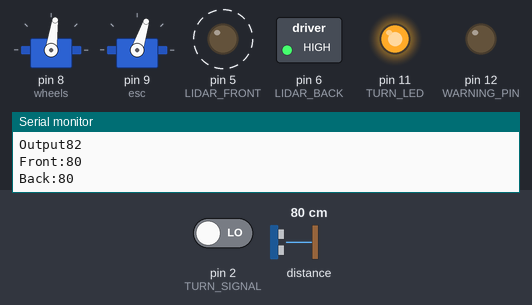
Simulated run of this sketch. Board: Arduino Uno, built with avr-gcc and run on an emulated ATmega328P. Shown: 2 × servo, switched loads named in the sketch (green lamp = pin HIGH), output pins drawn as LEDs (lit = HIGH), the last lines printed to the serial monitor. Wiring (inferred from the names in the program): LIDAR-Lite range finder at I2C address 0x62. Dashed ring = blinking. Inputs (shaded band) come from the test bench; at power-on: pin 2 (TURN_SIGNAL) LOW, distance to the obstacle 80 cm.

Above: at 4.3 s.
4.4 s: pin 2 (TURN_SIGNAL) driven HIGH
At 5.3 s:
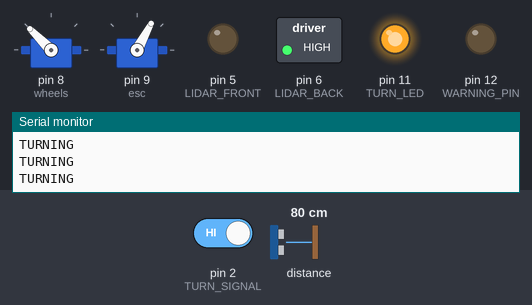
5.9 s: pin 2 (TURN_SIGNAL) driven LOW
At 6.05 s:
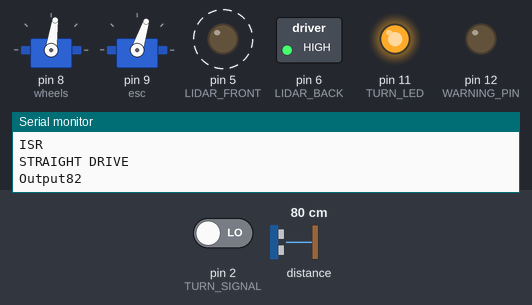
8.9 s: distance to the obstacle set to 2 cm
At 9.06 s:
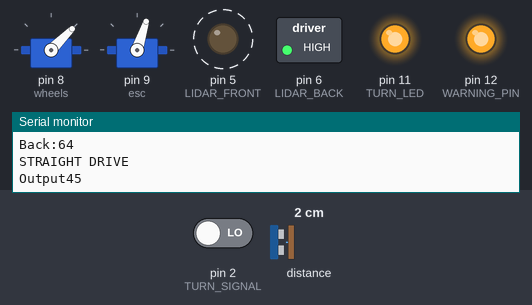
11.9 s: distance to the obstacle set to 4 cm
At 12.53 s:
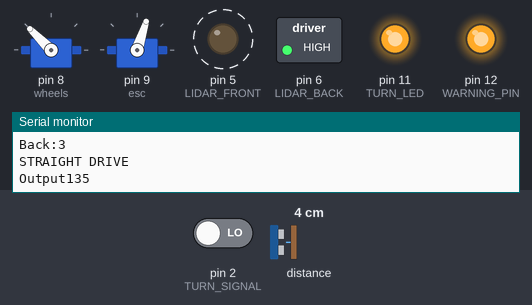
14.9 s: distance to the obstacle set to 120 cm
At 16.02 s:
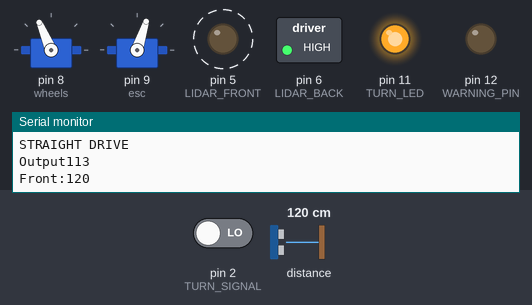
17.9 s: distance to the obstacle set to 60 cm
At 18.14 s:
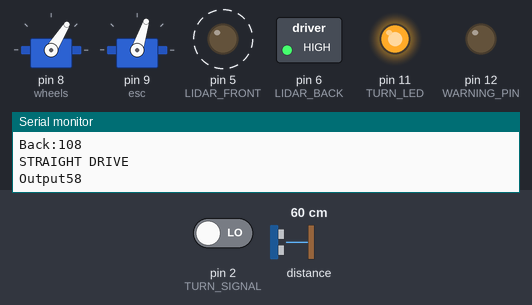
Timing chart, 0 to 21.9 s (numbered marks = the images above; inputs shaded):
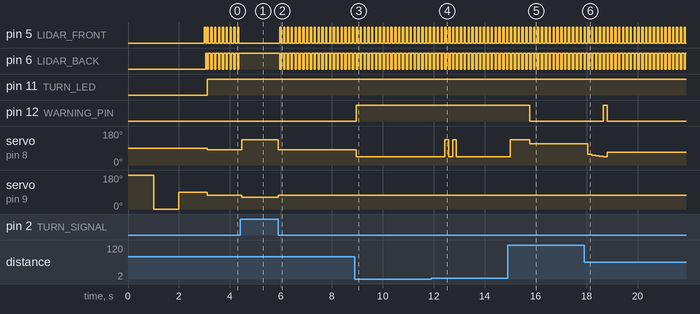

The sketch:

crawlerwithPID_withTurning.ino
```cpp
//Input from sharpReader to GPIO Digital pin 4

#include <Servo.h>
#include <Wire.h>
#include <math.h>
#include "Fifo.h"

#define    LIDARLite_ADDRESS   0x62          // Default I2C Address of LIDAR-Lite.
#define    RegisterMeasure     0x00          // Register to write to initiate ranging.
#define    MeasureValue        0x04          // Value to initiate ranging.
#define    RegisterHighLowB    0x8f          // Register to get both High and Low bytes in 1 call.
#define    pi 3.14159

#define LIDAR_FRONT 5
#define LIDAR_BACK 6
#define TURN_SIGNAL 2
#define WARNING_PIN 12
#define TURN_LED 11

#define K_p .8
#define K_i 0.0
#define K_d 525.2
#define dt 160
#define lengthbetweensensors 20.0 //in centimeters, must be the same unit as getLidarDistance
//HARDCODED
#define centerpoint 82 //CALIBRATED CENTER
#define motorSpeed -10
#define turnSpeed -20

#define Delay(x) (spin(x, millis())) // don't use the built in delay function as that doesn't work so well with ISRs

Servo wheels; // servo for turning the wheels
Servo esc; // not actually a servo, but controlled like one!
volatile bool startup = true; // used to ensure startup only happens once
volatile bool startRun = true;
volatile bool turn = false; //DECLARE TURNING
bool turning = false;
int frontDist = 0;
int backDist = 0;
int deltaFrontBack = 0;

bool ignoreFront = false;

int Output = 82; //OUTPUT
int pOutput = 82; // PREVIOUS OUTPUT

float thetaActual;
float distanceDesired;
float distanceActual;
float thetaTurn;
float thetaMax = pi/32;

float Error = 0.0;
float pError = 0.0;
float distanceError;
float thetaError;
float maxError;
float minError;
float Integral;
float Derivative;

Fifo *front, *back;

int counter = 0;

unsigned long timeStamp;

// wheel angle > 90 turns left (facing forward)
// wheel angle < 90 turns right (facing forward)

// speed > 90 is backwards (steering in front)
// speed < 90 is forwards (steering in front)

void setup()
{
  Serial.begin(9600);
  Serial.println("< START >");

  wheels.attach(8); // initialize wheel servo to Digital IO Pin #8
  esc.attach(9); // initialize ESC to Digital IO Pin #9
  /*  If you're re-uploading code via USB while leaving the ESC powered on,
   *  you don't need to re-calibrate each time, and you can comment this part out.
   */
  calibrateESC();

  // LIDAR control
  Wire.begin(); // join i2c bus

  pinMode(LIDAR_FRONT, OUTPUT);
  pinMode(LIDAR_BACK, OUTPUT);
  pinMode(WARNING_PIN, OUTPUT);
  pinMode(TURN_SIGNAL, INPUT);
  pinMode(TURN_LED, OUTPUT);

  // Initialization
  digitalWrite(TURN_LED, LOW);
  digitalWrite(LIDAR_FRONT, LOW);
  digitalWrite(LIDAR_BACK, LOW);

  distanceDesired = 80.0;

  initReadings(LIDAR_FRONT, &front);
  initReadings(LIDAR_BACK, &back);

  deltaFrontBack_calc();

  maxError = 1.0 * distanceDesired;
  minError = -1.0 * distanceDesired;

  attachInterrupt(digitalPinToInterrupt(TURN_SIGNAL), turnISR, CHANGE);
}

void initReadings(int sensor, Fifo **fifo){
  int i;
  Fifo *temp;
  *fifo = (Fifo*) malloc(sizeof(Fifo));
  (*fifo)->value = distanceDesired;
  (*fifo)->next = NULL;
  for(i = 0; i < 4; i++){
    temp = (Fifo*) malloc(sizeof(Fifo));
    temp->value = distanceDesired;
    temp->next = *fifo;
    *fifo = temp;
  }
}

void turnISR(){
  Serial.println("ISR");
  turn = !turn;
}

// NEW DELAY FUNCTION
// avoid using delay
void spin(int period, unsigned long startTime){
  while((millis() - startTime) < period){
    // do nothing lol
  }
}

void deltaFrontBack_calc()
{
  // get one new reading and remove the oldest
  Fifo *newFront = (Fifo*) malloc(sizeof(Fifo));
  newFront->value = getLidarDistance(LIDAR_FRONT);
  if(newFront->value <= (returnAverage(front)+150)){
    insertAndPop(newFront, &front);
    ignoreFront = false;
  } else {
    ignoreFront = true;
  }

  Fifo *newBack = (Fifo*) malloc(sizeof(Fifo));
  newBack->value = getLidarDistance(LIDAR_BACK);
  if(newBack->value <= (returnAverage(back)+150)){
    insertAndPop(newBack, &back);
  }

  // average the readings
  frontDist = returnAverage(front);
  backDist = returnAverage(back);

  Serial.print("Front:");
  Serial.println(frontDist);
  Serial.print("Back:");
  Serial.println(backDist);

   deltaFrontBack = frontDist - backDist;
}

/* Calibrate the ESC by sending a high signal, then a low, then middle.*/
void calibrateESC()
{
  int startupDelay = 1000; // time to pause at each calibration step
    esc.write(180); // full backwards
    Delay(startupDelay);
    esc.write(0); // full forwards
    Delay(startupDelay);
    esc.write(90); // neutral
    Delay(startupDelay);
}

// Get a measurement from the LIDAR Lite
int lidarGetRange(void)
{
  int val = -1;

  Wire.beginTransmission((int)LIDARLite_ADDRESS); // transmit to LIDAR-Lite
  Wire.write((int)RegisterMeasure); // sets register pointer to  (0x00)
  Wire.write((int)MeasureValue); // sets register pointer to  (0x00)
  Wire.endTransmission(); // stop transmitting

  Delay(20); // Wait 20ms for transmit

  Wire.beginTransmission((int)LIDARLite_ADDRESS); // transmit to LIDAR-Lite
  Wire.write((int)RegisterHighLowB); // sets register pointer to (0x8f)
  Wire.endTransmission(); // stop transmitting

  Delay(20); // Wait 20ms for transmit

  Wire.requestFrom((int)LIDARLite_ADDRESS, 2); // request 2 bytes from LIDAR-Lite

  if(2 <= Wire.available()) // if two bytes were received
  {
    val = Wire.read(); // receive high byte (overwrites previous reading)
    val = val << 8; // shift high byte to be high 8 bits
    val |= Wire.read(); // receive low byte as lower 8 bits
  }

  return val;
}

//WE CALL THIS INSTEAD
int getLidarDistance(int sensor)
{
  digitalWrite(LIDAR_FRONT, LOW);
  digitalWrite(LIDAR_BACK, LOW);

  digitalWrite(sensor, HIGH);
  Delay(10); // delay for turning on sensor

  return lidarGetRange();
}

/* Convert degree value to radians */
double degToRad(double degrees){
  return (degrees * 71) / 4068;
}

/* Convert radian value to degrees */
double radToDeg(double radians){
  return (radians * 4068) / 71;
}

void getActual()
{
  thetaActual = atan ( (deltaFrontBack)/lengthbetweensensors);
  distanceActual = frontDist * cos (thetaActual);
}

void getError()
{
  float distanceRatio = distanceActual/distanceDesired;
  distanceError = distanceDesired - distanceActual;
  float triangleTheta = -1 * atan(distanceError/distanceDesired);
  thetaTurn = triangleTheta;

  if(distanceRatio < 1){
    Error = (.1 * thetaActual) + (1/distanceRatio) * thetaTurn; //softer steer dependent on how large the Error is
  } else {
    Error = (.1 * thetaActual) + (distanceRatio) * thetaTurn; //softer steer dependent on how large the Error is
  }

}

void PID() //THIS WILL GIVE YOU 'OUTPUT' TO THE DRIVESTRAIGHT FUNCTION
{
  //Error = Error - pError;
  if(!ignoreFront){
    Integral = Integral + (Error*dt);
    Derivative = (Error - pError)/dt;
    Output = radToDeg((K_p * Error) + (K_i * Integral) + (K_d * Derivative));
    pError = Error;
  } else {
    Output = 0;
  }
}

void driveStraight()
{
  esc.write(centerpoint + motorSpeed);

  pOutput = centerpoint + Output;
  if ((pOutput) >= 135)
  {
    pOutput = 135;
    digitalWrite(WARNING_PIN, HIGH);
  }
  else if ((pOutput) <= 45)
  {
    pOutput = 45;
    digitalWrite(WARNING_PIN, HIGH);
  } else {
    digitalWrite(WARNING_PIN, LOW);
  }

  Serial.print("Output");
  Serial.println(pOutput);
  wheels.write(pOutput);

  deltaFrontBack_calc();
}

void turnLeft()
{
  wheels.write(135); //MAYBE IT IS NO LONGER 135 SINCE TRUE CENTER IS SET TO 82
  esc.write(centerpoint + turnSpeed);
  turning = true;

  timeStamp = millis();
}

//TESTING IT I FEEL LIKE WE NEED TO TURN RIGHT, RIGHT AFTER WE TURN LEFT
void turnRight()
{
  wheels.write(45);
  esc.write(centerpoint + turnSpeed);
  turning = true;
}

void driveCar()
{
  if (turn)
  {
    Serial.println("TURNING");

    turnLeft();
    counter++;
  }
  else
  {
    if (turning)
    {
      esc.write(centerpoint + motorSpeed);
      wheels.write(centerpoint);
      getActual();
      getError();
      ignoreFront = false;
      if((millis() - timeStamp) < 4500){
        turning = false;
      }
    }
    else
    {


      Serial.println("STRAIGHT DRIVE");
      digitalWrite(TURN_LED, HIGH);
      getActual();
      getError();
      PID();

      driveStraight();
      counter++;
    }
  }
}

void loop()
{
   driveCar();
   Delay(50);
}
```

Fifo.h
```cpp
typedef struct Fifo Fifo;

struct Fifo{
  float value;
  Fifo* next;
};

void insertAndPop(Fifo* node, Fifo **head){
  Fifo *temp = *head;
  Fifo *temp2;
  while(temp->next){
    temp2 = temp; //item before the last
    temp = temp->next; // last item
  }

  temp2->next = NULL; // item before last is now the last item
  free(temp); // remove last item

  node->next = *head; // set new node to point to original head
  *head = node; // move head to the new node
}

void insert(Fifo* node, Fifo **head){
  node->next = *head;
  *head = node;
}

float returnAverage(Fifo *head){
  Fifo *temp = head;
  int count = 0;
  float avg = 0.0;
  while(temp){
    avg += temp->value;
    temp = temp->next;
    count++;
  }

  return avg/((float)count);
}

int getCount(Fifo *head){
  Fifo *temp = head;
  int count = 0;
  while(temp){
    temp = temp->next;
    count++;
  }

  return count;
}
```

Measured:
- after the input at 4.4 s, pin 5 (LIDAR_FRONT): stops changing and stays LOW; pin 6 (LIDAR_BACK): stops changing and stays HIGH; servo on pin 8 (wheels): 82° → 135° after 0.05 s; servo on pin 9 (esc): 72° → 62° after 0.05 s
- after the input at 5.9 s, pin 5 (LIDAR_FRONT): alternates HIGH for 0.05 s and LOW for 0.10 s, starting after 0.06 s; pin 6 (LIDAR_BACK): alternates HIGH for 0.10 s and LOW for 0.05 s, starting after 0.06 s; servo on pin 8 (wheels): 135° → 82° at once; servo on pin 9 (esc): 62° → 72° at once
- after the input at 8.9 s, pin 12 (WARNING_PIN): LOW → HIGH after 0.06 s; servo on pin 8 (wheels): 82° → 45° after 0.06 s
- after the input at 11.9 s, servo on pin 8 (wheels): alternates 135° for 0.15 s and 45° for 0.15 s, 4 changes in all, then stays 45°, starting after 0.54 s
- after the input at 14.9 s, pin 12 (WARNING_PIN): HIGH → LOW after 0.87 s; servo on pin 8 (wheels): 45° → 135° after 0.11 s, → 113° 0.76 s later
- after the input at 17.9 s, pin 12 (WARNING_PIN): LOW → HIGH after 0.75 s, → LOW 0.15 s later; servo on pin 8 (wheels): 113° → 58° after 0.15 s, → 52° 0.15 s later, → 50° 0.15 s later, → 47° 0.15 s later, … (6 changes in this stretch)
- by itself, pin 5 (LIDAR_FRONT): alternates HIGH for 0.05 s and LOW for 0.10 s
- by itself, pin 6 (LIDAR_BACK): alternates HIGH for 0.10 s and LOW for 0.05 s
